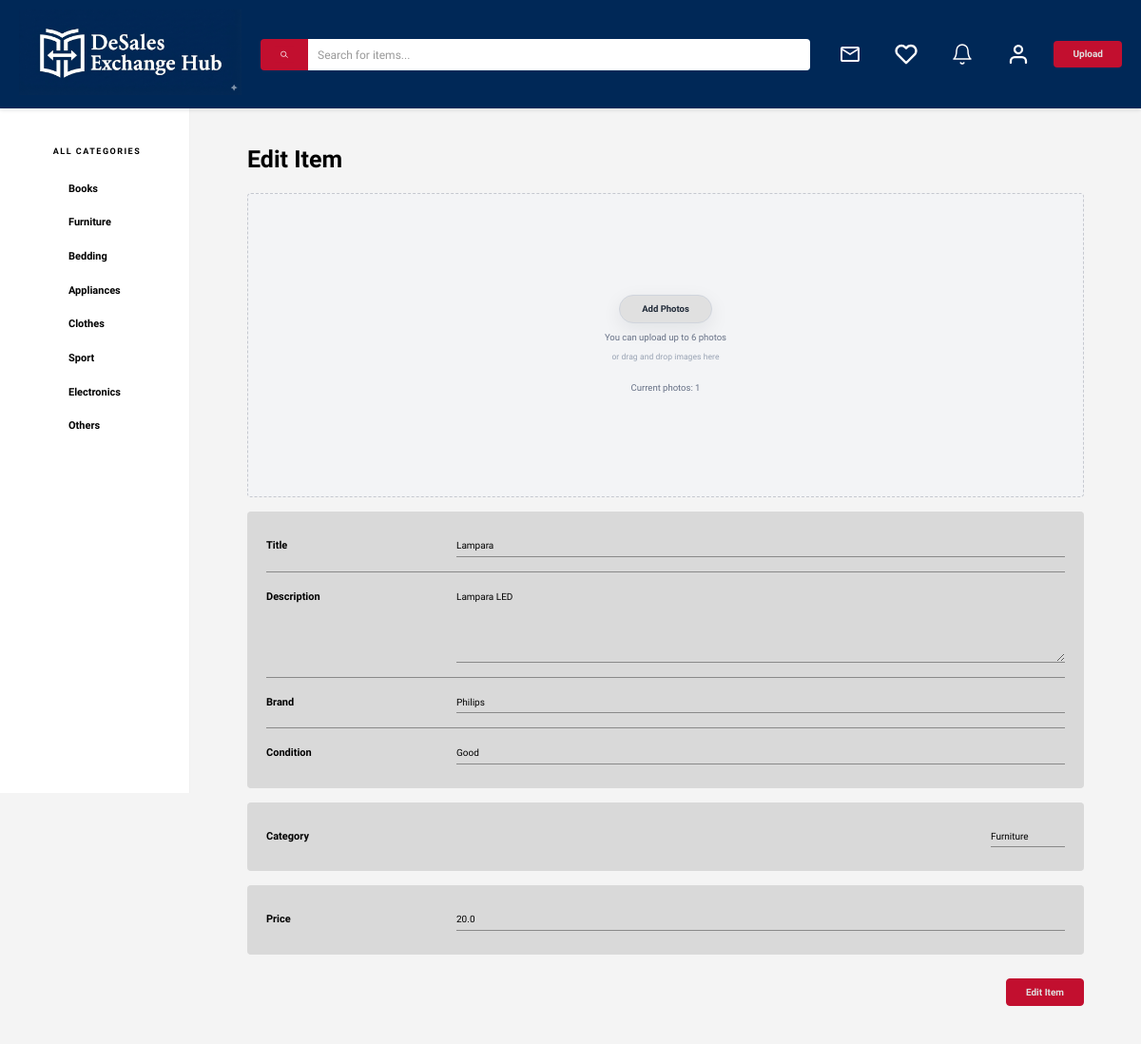
The page /item/2/edit (signed in) on the database its author committed.
### models.py (models this page shows, shortened)
class Item(db.Model):
    id = db.Column(db.Integer, primary_key = True, autoincrement = True)
    name = db.Column(db.String(50), nullable = False)
    description = db.Column(db.String(400), nullable = False)
    condition = db.Column(db.String(20), nullable = True, default = "")
    brand = db.Column(db.String(50), nullable = True, default = "")
    price = db.Column(db.Float, nullable = False)
    category = db.Column(db.String(20), nullable = False)
    created_at = db.Column(db.DateTime, nullable = False, default = db.func.current_timestamp())
    user_id = db.Column(db.Integer, db.ForeignKey('user.id'), nullable = False)
    estado = db.Column(db.String(20), nullable = False, default = "active")
    images = db.relationship('ItemImage', backref='item', lazy=True)
    favorited_by = db.relationship('User', secondary='favorite', back_populates='favorite_items', lazy=True)

### app.py (the view, shortened to what this page needs)
@app.route("/item/<int:item_id>/edit", methods=["GET", "POST"])
def edit_item(item_id):
    user = get_current_user_from_session()
    if not user:
        return redirect(url_for("login"))
    item = Item.query.get_or_404(item_id)
    if item.user_id != user.id:
        flash('You cannot edit this item.', 'error')
        return redirect(url_for('item', item_id=item.id))
    return render_template('user/upload.html', edit_mode=True, item=item)

### app.py (called while the page is built, shortened)
def get_current_user_from_session():
    user_id = session.get("user_id")
    if user_id is not None:
        user = db.session.get(User, user_id)
        if user:
            session["user_id"] = user.id
            session["username"] = user.username
            return user

@app.context_processor
def inject_search_query():
    return {
        "current_search_query": request.args.get("q", "").strip(),
        "condition_labels": CONDITION_LABELS,
    }

### templates/user/upload.html (shortened to what this page needs)
{% extends 'base.html' %}
{% block content %}
<div class="upload-page">
    <h1 class="page-title">{{ 'Edit Item' if edit_mode else 'Upload an Item' }}</h1>
    <form class="upload-form" action="{{ url_for('edit_item', item_id=item.id) if edit_mode else url_for('upload') }}" method="POST" enctype="multipart/form-data">
        <div class="form-section photo-upload-section">
            <div class="upload-placeholder">
                <div class="upload-controls">
                    <button type="button" class="btn-select-photos">{{ 'Add Photos' if edit_mode else 'Upload Photos' }}</button>
                    <p class="upload-hint">You can upload up to 6 photos</p>
                    <p class="upload-drop-hint">or drag and drop images here</p>
                </div>
                {% if edit_mode and item.images %}
                    <p class="upload-hint">Current photos: {{ item.images|length }}</p>
                {% endif %}
            </div>
        </div>
        <div class="form-section info-section">
            <div class="form-group">
                <label for="title" class="form-label">Title</label>
                <input type="text" id="title" name="title" class="form-input" placeholder="What are you uploading?" value="{{ item.name if edit_mode else '' }}">
            </div>
            <div class="form-divider"></div>
            <div class="form-group">
                <label for="description" class="form-label">Description</label>
                <textarea id="description" name="description" class="form-input" placeholder="Tell us more about it" rows="4">{{ item.description if edit_mode else '' }}</textarea>
            </div>
            <div class="form-divider"></div>
             <div class="form-group">
                <label for="brand" class="form-label">Brand</label>
                <input type="text" id="brand" name="brand" class="form-input" placeholder="Enter the brand" value="{{ item.brand if edit_mode else '' }}">
             </div>
            <div class="form-divider"></div>
            <div class="form-group">
                <label for="condition" class="form-label">Condition</label>
                <select id="condition" name="condition" class="form-input">
                    <option value="good" {% if edit_mode and item.condition == 'good' %}selected{% endif %}>Good</option>
                </select>
            </div>
        </div>
        <div class="form-section category-section">
            <div class="form-group">
                <label for="category" class="form-label">Category</label>
                <div class="select-wrapper">
                    <select id="category" name="category" class="form-input">
                        <option value="furniture" {% if edit_mode and item.category == 'furniture' %}selected{% endif %}>Furniture</option>
                    </select>
                </div>
            </div>
        </div>
        <div class="form-section price-section">
            <div class="form-group">
                <label for="price" class="form-label">Price</label>
                <input type="number" id="price" name="price" class="form-input" placeholder="$0.00" step="0.01" min="0" value="{{ item.price if edit_mode else '' }}">
            </div>
        </div>
        <div class="form-actions">
            <button type="submit" class="btn-upload">{{ 'Edit Item' if edit_mode else 'Upload' }}</button>
        </div>
    </form>
</div>
{% endblock %}

### rows shown on the page
Item: title "Lampara", description "Lampara LED", brand "Philips", condition "Good", category "Furniture", price "20.0"

### other values the page prints
{{ 'Edit Item' if edit_mode else 'Upload an Item' }} "Edit Item"
{{ 'Add Photos' if edit_mode else 'Upload Photos' }} "Add Photos"
{{ item.images|length }} "1"
{{ 'Edit Item' if edit_mode else 'Upload' }} "Edit Item"
